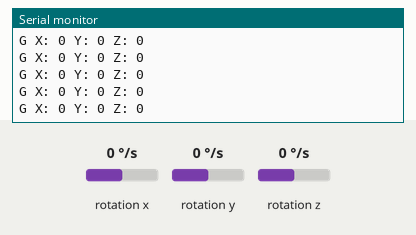
Bench run of a sketch on a simulated Arduino Uno, built with avr-gcc and run on an emulated ATmega328P. Shown: the last lines printed to the serial monitor. Wiring (inferred from the names in the program): L3G4200D gyroscope at I2C address 0x69. Inputs (shaded band) come from the test bench; at power-on: rotation x 0 °/s, rotation y 0 °/s, rotation z 0 °/s.

Above: at 1.2 s.
1.3 s: rotation x set to -192 °/s
At 2.4 s:
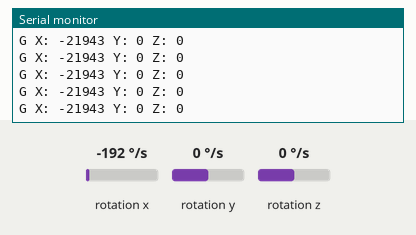
4.3 s: rotation y set to -192 °/s
At 5.1 s:
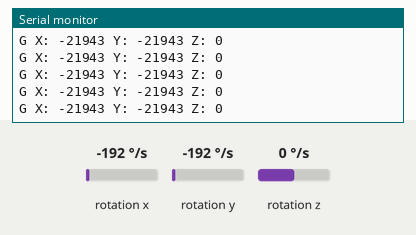
7.3 s: rotation z set to -192 °/s
At 7.9 s:
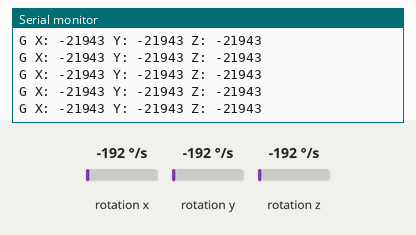
10.3 s: rotation x set to 100 °/s
At 11.4 s:
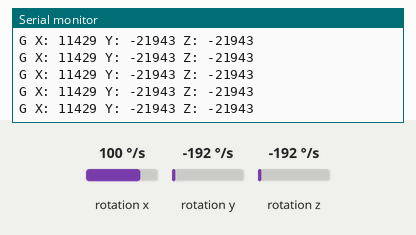
13.3 s: rotation y set to 0 °/s
At 14.1 s:
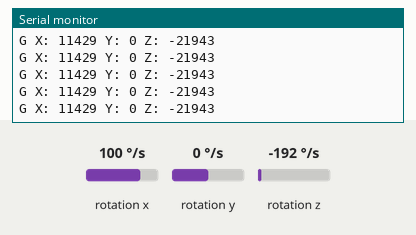
16.3 s: rotation z set to 10 °/s
At 17.3 s:
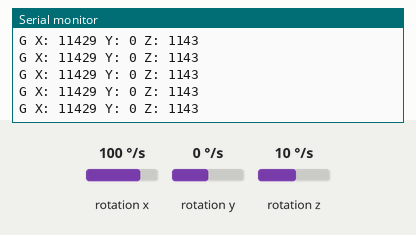
Timing chart, 0 to 19.3 s (numbered marks = the images above; inputs shaded):
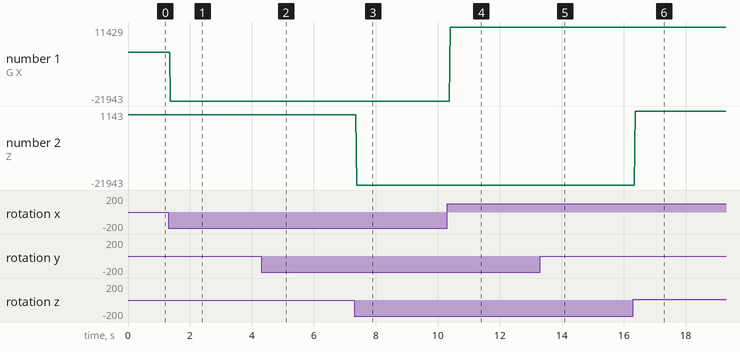

The sketch:

testGyro.ino
```cpp
#include <Arduino.h> // for byte data type

// register addresses

#define L3G4200D_WHO_AM_I      0x0F

#define L3G4200D_CTRL_REG1     0x20
#define L3G4200D_CTRL_REG2     0x21
#define L3G4200D_CTRL_REG3     0x22
#define L3G4200D_CTRL_REG4     0x23
#define L3G4200D_CTRL_REG5     0x24
#define L3G4200D_REFERENCE     0x25
#define L3G4200D_OUT_TEMP      0x26
#define L3G4200D_STATUS_REG    0x27

#define L3G4200D_OUT_X_L       0x28
#define L3G4200D_OUT_X_H       0x29
#define L3G4200D_OUT_Y_L       0x2A
#define L3G4200D_OUT_Y_H       0x2B
#define L3G4200D_OUT_Z_L       0x2C
#define L3G4200D_OUT_Z_H       0x2D

#define L3G4200D_FIFO_CTRL_REG 0x2E
#define L3G4200D_FIFO_SRC_REG  0x2F

#define L3G4200D_INT1_CFG      0x30
#define L3G4200D_INT1_SRC      0x31
#define L3G4200D_INT1_THS_XH   0x32
#define L3G4200D_INT1_THS_XL   0x33
#define L3G4200D_INT1_THS_YH   0x34
#define L3G4200D_INT1_THS_YL   0x35
#define L3G4200D_INT1_THS_ZH   0x36
#define L3G4200D_INT1_THS_ZL   0x37
#define L3G4200D_INT1_DURATION 0x38

class L3G4200D
{
	public:
		typedef struct vector
		{
			float x, y, z;
		} vector;

		vector g; // gyro angular velocity readings

		void enableDefault(void);

		void writeReg(byte reg, byte value);
		byte readReg(byte reg);

		void read(void);

		// vector functions
		static void vector_cross(const vector *a, const vector *b, vector *out);
		static float vector_dot(const vector *a,const vector *b);
		static void vector_normalize(vector *a);
};

#include <Wire.h>
#include <math.h>

// Defines ////////////////////////////////////////////////////////////////

// The Arduino two-wire interface uses a 7-bit number for the address,
// and sets the last bit correctly based on reads and writes
#define GYR_ADDRESS (0xD2 >> 1)

// Public Methods //////////////////////////////////////////////////////////////

// Turns on the L3G4200D's gyro and places it in normal mode.
void L3G4200D::enableDefault(void)
{
	// 0x0F = 0b00001111
	// Normal power mode, all axes enabled
	writeReg(L3G4200D_CTRL_REG1, 0x0F);
}

// Writes a gyro register
void L3G4200D::writeReg(byte reg, byte value)
{
	Wire.beginTransmission(GYR_ADDRESS);
	Wire.write(reg);
	Wire.write(value);
	Wire.endTransmission();
}

// Reads a gyro register
byte L3G4200D::readReg(byte reg)
{
	byte value;

	Wire.beginTransmission(GYR_ADDRESS);
	Wire.write(reg);
	Wire.endTransmission();
	Wire.requestFrom(GYR_ADDRESS, 1);
	value = Wire.read();
	Wire.endTransmission();

	return value;
}

// Reads the 3 gyro channels and stores them in vector g
void L3G4200D::read()
{
	Wire.beginTransmission(GYR_ADDRESS);
	// assert the MSB of the address to get the gyro
	// to do slave-transmit subaddress updating.
	Wire.write(L3G4200D_OUT_X_L | (1 << 7));
	Wire.endTransmission();
	Wire.requestFrom(GYR_ADDRESS, 6);

	while (Wire.available() < 6);

	uint8_t xla = Wire.read();
	uint8_t xha = Wire.read();
	uint8_t yla = Wire.read();
	uint8_t yha = Wire.read();
	uint8_t zla = Wire.read();
	uint8_t zha = Wire.read();

	g.x = xha << 8 | xla;
	g.y = yha << 8 | yla;
	g.z = zha << 8 | zla;
}

void L3G4200D::vector_cross(const vector *a,const vector *b, vector *out)
{
  out->x = a->y*b->z - a->z*b->y;
  out->y = a->z*b->x - a->x*b->z;
  out->z = a->x*b->y - a->y*b->x;
}

float L3G4200D::vector_dot(const vector *a,const vector *b)
{
  return a->x*b->x+a->y*b->y+a->z*b->z;
}

void L3G4200D::vector_normalize(vector *a)
{
  float mag = sqrt(vector_dot(a,a));
  a->x /= mag;
  a->y /= mag;
  a->z /= mag;
}

L3G4200D gyro;

void setup() {
  Serial.begin(9600);
  Wire.begin();
  gyro.enableDefault();
}

void loop() {
  gyro.read();

  Serial.print("G ");
  Serial.print("X: ");
  Serial.print((int)gyro.g.x);
  Serial.print(" Y: ");
  Serial.print((int)gyro.g.y);
  Serial.print(" Z: ");
  Serial.println((int)gyro.g.z);
}
```

Measured:
- after the input at 1.3 s, the serial monitor: prints a new line after 0.07 s (image 1)
- after the input at 4.3 s, the serial monitor: prints a new line after 0.08 s (image 2)
- after the input at 7.3 s, the serial monitor: prints a new line after 0.08 s (image 3)
- after the input at 10.3 s, the serial monitor: prints a new line after 0.10 s (image 4)
- after the input at 13.3 s, the serial monitor: prints a new line after 0.10 s (image 5)
- after the input at 16.3 s, the serial monitor: prints a new line after 0.07 s (image 6)
- plotted number 1: 0 → -21943 after the input at 1.3 s, -21943 → 11429 after the input at 10.3 s
- plotted number 2: -21943 → 1143 after the input at 16.3 s
